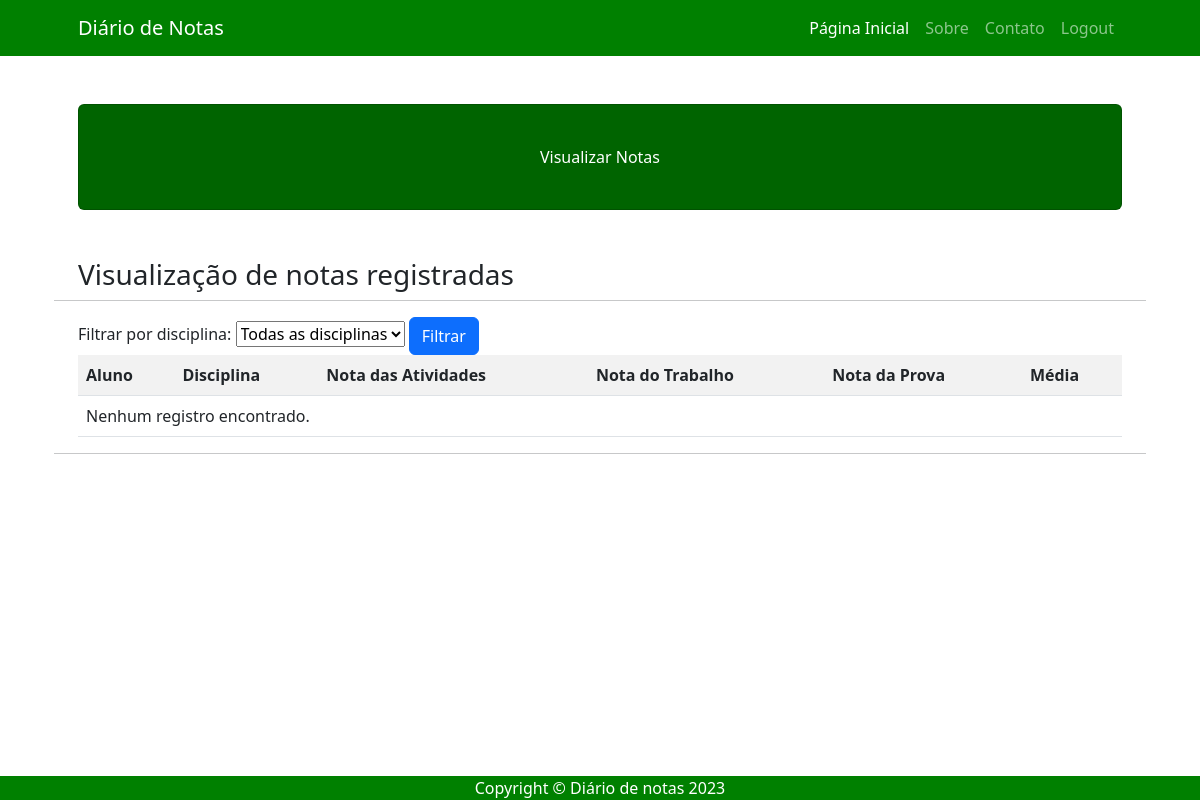
Before: /visualizar/ (signed in) with the older database file.
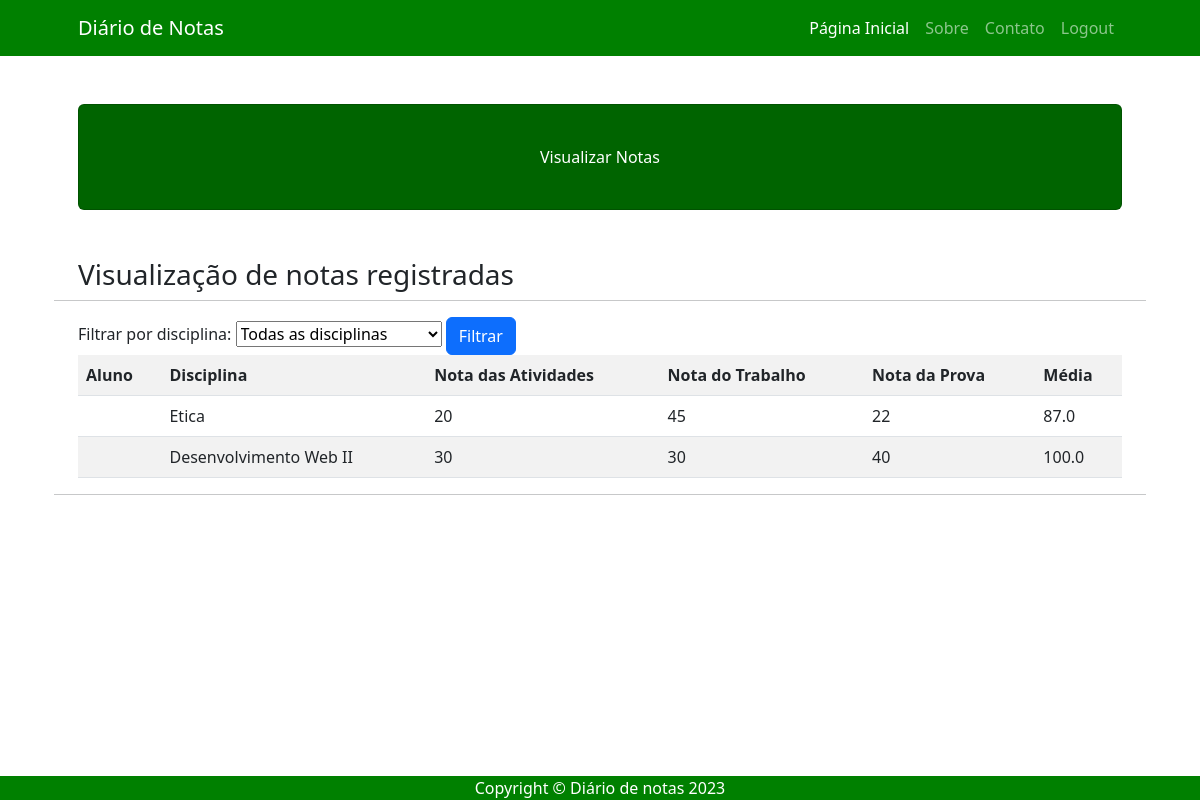
After: the same page with the newer database file.
### usuarios/models.py (models this page shows)
class Nota(models.Model):
    nome_aluno = models.CharField(max_length = 200)
    disciplina = models.CharField(max_length = 200)
    nota_atividades = models.IntegerField(default = 0)
    nota_trabalho = models.IntegerField(default = 0)
    nota_prova = models.IntegerField(default = 0)
    media = models.FloatField(blank = True, default = 0)

### usuarios/views.py (the view, shortened to what this page needs)
# urls.py: path('visualizar/', views.visualizar,name = 'visualizar'),
def visualizar(request):
    if request.method == "GET":
        if request.user.is_authenticated:
            lista_notas = Nota.objects.all()
            dicionario_notas = {'lista_notas':lista_notas}
            return render(request, 'usuarios/visualizar.html', dicionario_notas)
        else:
            return HttpResponse("Faça o login para acessar!")

### usuarios/templates/usuarios/visualizar.html (shortened to what this page needs)
{% extends 'usuarios/base.html' %}
{% block titulo %}Visualizar Notas{% endblock %}
{% block conteudo %}
<h3>Visualização de notas registradas</h3>
<hr>
<form action = "{% url 'visualizar' %}" method = "POST">
    <div class = "filter">
        <label for = "disciplinaName">Filtrar por disciplina:</label>
        <select name = "disciplina">
            <option>Todas as disciplinas</option>
        </select>
        <button type = "submit" class = "btn btn-primary">Filtrar</button>
    </div>
</form>
<div class = "table-responsive">
    <table class = "table table-striped">
        <tr>
            <th>Aluno</th>
            <th>Disciplina</th>
            <th>Nota das Atividades</th>
            <th>Nota do Trabalho</th>
            <th>Nota da Prova</th>
            <th>Média</th>
        </tr>
        {% for campo in lista_notas %}
            <tr>
                <td>{{ user.first_name}}</td>
                <td>{{ campo.disciplina }}</td>
                <td>{{ campo.nota_atividades }}</td>
                <td>{{ campo.nota_trabalho }}</td>
                <td>{{ campo.nota_prova }}</td>
                <td>{{ campo.media }}</td>
            </tr>
        {% empty %}
            <tr>
                <td colspan = "6">Nenhum registro encontrado.</td>
            </tr>
        {% endfor %}
    </table>
</div>
<hr>
{% endblock %}

### usuarios/templates/usuarios/base.html (shortened to what this page needs)
{% load static %}
<!DOCTYPE html>
<html lang="pt-br">
<head>
    <link href="{% static 'css/bootstrap.min.css' %}" rel="stylesheet">
</head>
<body>
    <nav class="navbar navbar-expand-lg navbar-dark"style = "background-color: #008000;">
        <div class="container px-5">
            <a class="navbar-brand" href="{% url 'home' %}">Diário de Notas</a>
            <div class="collapse navbar-collapse" id="navbarSupportedContent">
                <ul class="navbar-nav ms-auto mb-2 mb-lg-0">
                    <li class="nav-item"><a class="nav-link active" aria-current="page" href="{% url 'home' %}">Página Inicial</a></li>
                    <li class="nav-item"><a class="nav-link" href="#!">Sobre</a></li>
                    <li class="nav-item"><a class="nav-link" href="#!">Contato</a></li>
                    <li class="nav-item"><a class="nav-link" href="{% url 'logout' %}">Logout</a></li>
                </ul>
            </div>
        </div>
    </nav>
    <div class="container px-4 px-lg-5">
        <div class="card text-white my-5 py-4 text-center" style = "background-color: #006400;">
            <div class="card-body"><p class="text-white m-0">{% block titulo %}Seja bem-vindo(a) ao portal de notas, aqui encontrará todos os dados das suas disciplinas.{% endblock %}</p></div>
        </div>
        <div class="row gx-4 gx-lg-5">
            {% block conteudo %}{% endblock %}
        </div>
    </div>
    <footer class="fixed-bottom" style = "background-color: #008000;".>
        <div class="container px-4 px-lg-5"><p class="m-0 text-center text-white">Copyright &copy; Diário de notas 2023</p></div>
    </footer>
</body>
</html>

Changed rows visible on the page:
added Nota: disciplina "Etica", nota_atividades "20", nota_trabalho "45", nota_prova "22", media "87.0"
added Nota: disciplina "Desenvolvimento Web II", nota_atividades "30", nota_trabalho "30", nota_prova "40", media "100.0"
Other visible differences:
text no longer shown: "Nenhum registro encontrado."
